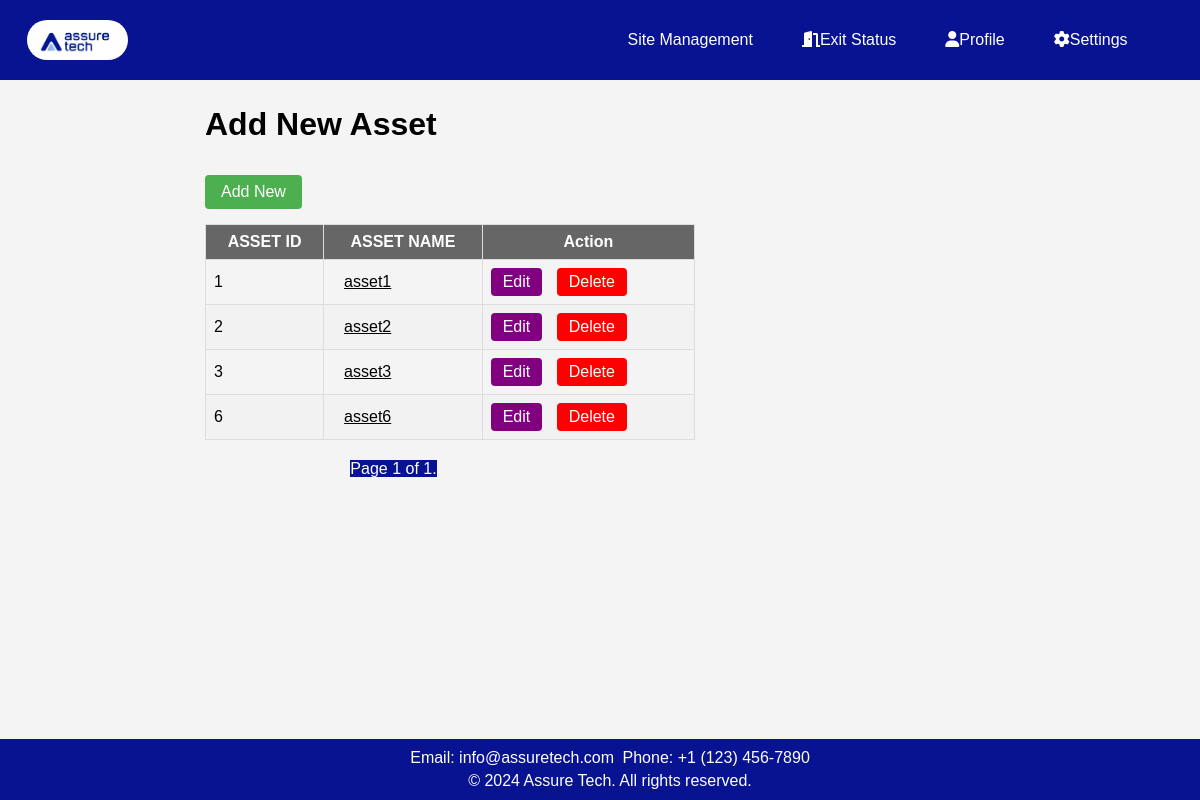
Page /asset_site/?page=2 on the earlier database version.
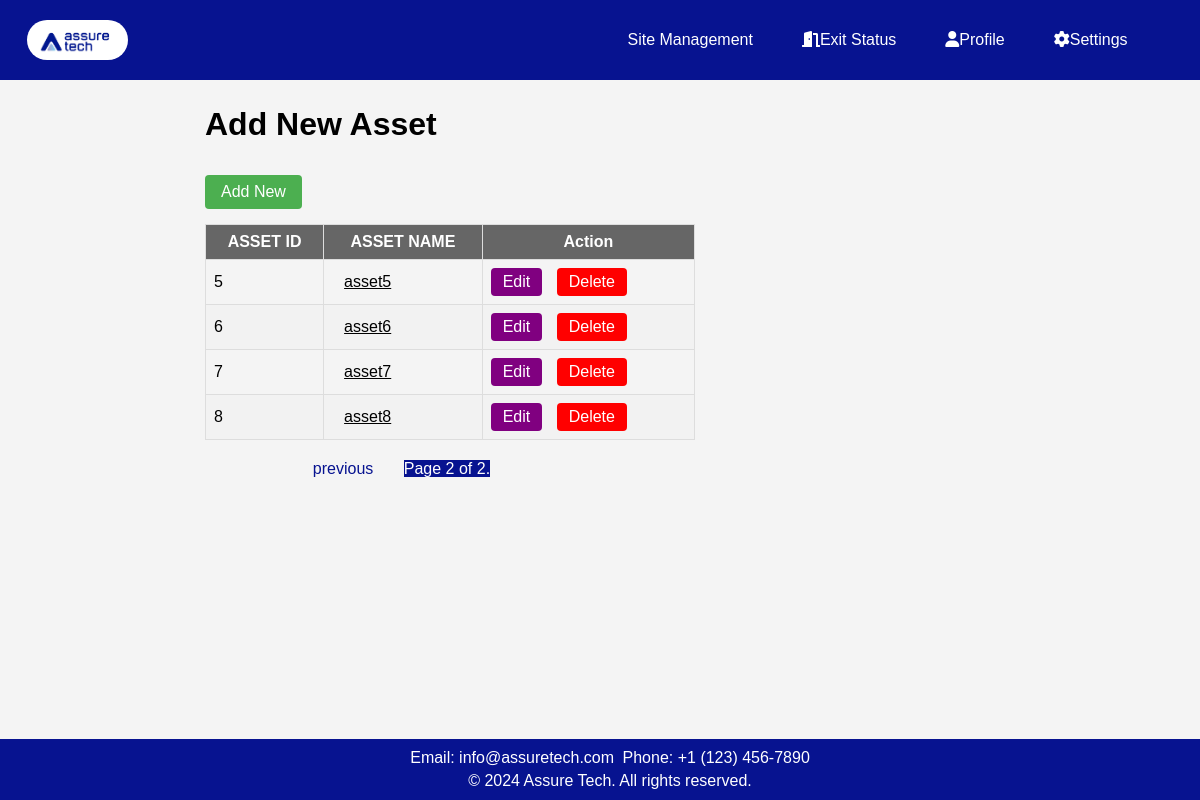
Same page on the later database version.
### app1/models.py (models this page shows, shortened)
class Asset(models.Model):
    asset_name = models.CharField(max_length=255)
    asset_id = models.IntegerField(unique=True)
    description = models.CharField(max_length=500)
    asset_category = models.CharField(max_length=250)

### app1/views.py (the view)
# urls.py: path('asset_site/',views.asset_site,name='asset_site'),
def asset_site(request):
    assets_list = Asset.objects.all()
    paginator = Paginator(assets_list, 4)
    page_number = request.GET.get('page')
    try:
        assets = paginator.page(page_number)
    except PageNotAnInteger:
        assets = paginator.page(1)
    except EmptyPage:
        assets = paginator.page(paginator.num_pages)
    return render(request, 'app1/asset_site.html', {'assets': assets, 'page_obj': assets})

### app1/templates/app1/asset_site.html (shortened to what this page needs)
<!DOCTYPE html>
<html lang="en">
<head>
    <link rel="stylesheet" href="https://cdnjs.cloudflare.com/ajax/libs/font-awesome/5.15.3/css/all.min.css">
    <link rel="stylesheet" href="https://cdnjs.cloudflare.com/ajax/libs/font-awesome/6.0.0/css/all.min.css">
    {% load static %}
</head>
<body>
    <header>
        <nav class="nav">
            <a class="logo" href="#"><img src="{% static 'app1/images/logo.jpg' %}" alt="Logo"></a>
            <a class="dash" href="{% url 'sites' %}" style="margin-left: 450px;">Site Management</a>
            <a class="exit" href="{% url 'exit' %}"><i class="fas fa-door-open"></i>Exit Status</a>
            <div class="dropdown">
                <a href="#" class="dropbtn"><i class="fas fa-user"></i>Profile</a>
            </div>
            <div class="dropdown">
                <a href="#" class="dropbtn"><i class="fas fa-cog"></i>Settings</a>
            </div>
        </nav>
    </header>
    <div class="main-container">
    <div class="main-content">
        <h1>Add New Asset</h1>
        <a href="{% url 'add_asset' %}" class="add-new-button">Add New</a>
        <table>
            <thead>
                <tr>
                    <th>ASSET ID</th>
                    <th>ASSET NAME</th>
                    <th>Action</th>
                </tr>
            </thead>
            <tbody>
                {% for asset in assets %}
                <tr>
                    <td>{{ asset.asset_id }}</td>
                    <td class="asset-name"><a href="{% url 'asset_detail' pk=asset.pk %}">{{ asset.asset_name }}</a></td>
                    <td>
                        <a href="{% url 'asset_edit' asset.id %}" class="view1">Edit</a>
                        <a href="{% url 'asset_delete' asset.id %}" class="view2">Delete</a>
                    </td>
                </tr>
                {% endfor %}
            </tbody>
        </table>
        <div class="pagination">
            <span class="step-links">
                {% if page_obj.has_previous %}
                <a href="?page={{ page_obj.previous_page_number }}">previous</a>
                {% endif %}
                <span class="current">
                    Page {{ page_obj.number }} of {{ page_obj.paginator.num_pages }}.
                </span>
            </span>
        </div>
    </div>
    </div>
    <footer>
        <p>Email: info@assuretech.com</p>
        <p>Phone: +1 (123) 456-7890</p>
        <div class="footer-bottom">
            <p>&copy; 2024 Assure Tech. All rights reserved.</p>
        </div>
    </footer>
</body>
</html>

Differences in the rows shown:
no longer on this page (row unchanged): Asset: asset_id "1", asset_name "asset1"
no longer on this page (row unchanged): Asset: asset_id "2", asset_name "asset2"
no longer on this page (row unchanged): Asset: asset_id "3", asset_name "asset3"
added Asset: asset_id "5", asset_name "asset5"
added Asset: asset_id "7", asset_name "asset7"
added Asset: asset_id "8", asset_name "asset8"
Other differences:
{{ page_obj.number }}: "1" → "2"
{{ page_obj.paginator.num_pages }}: "1" → "2"
text now shown: "previous"
